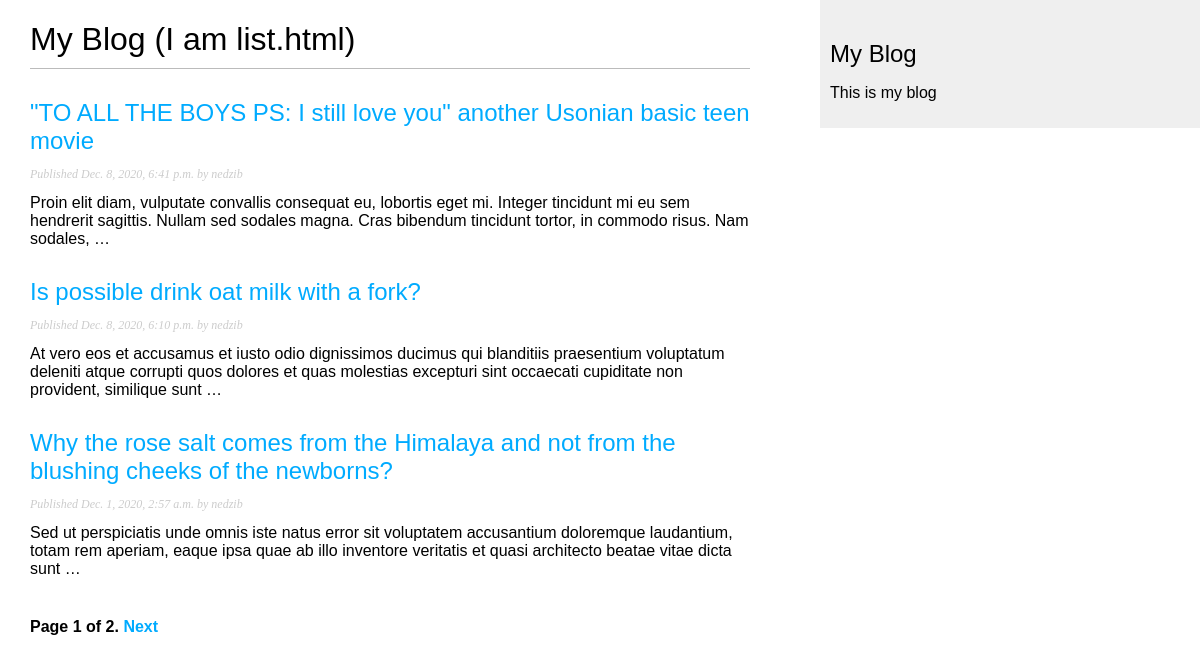
/blog/, run on an earlier commit of the app's database.
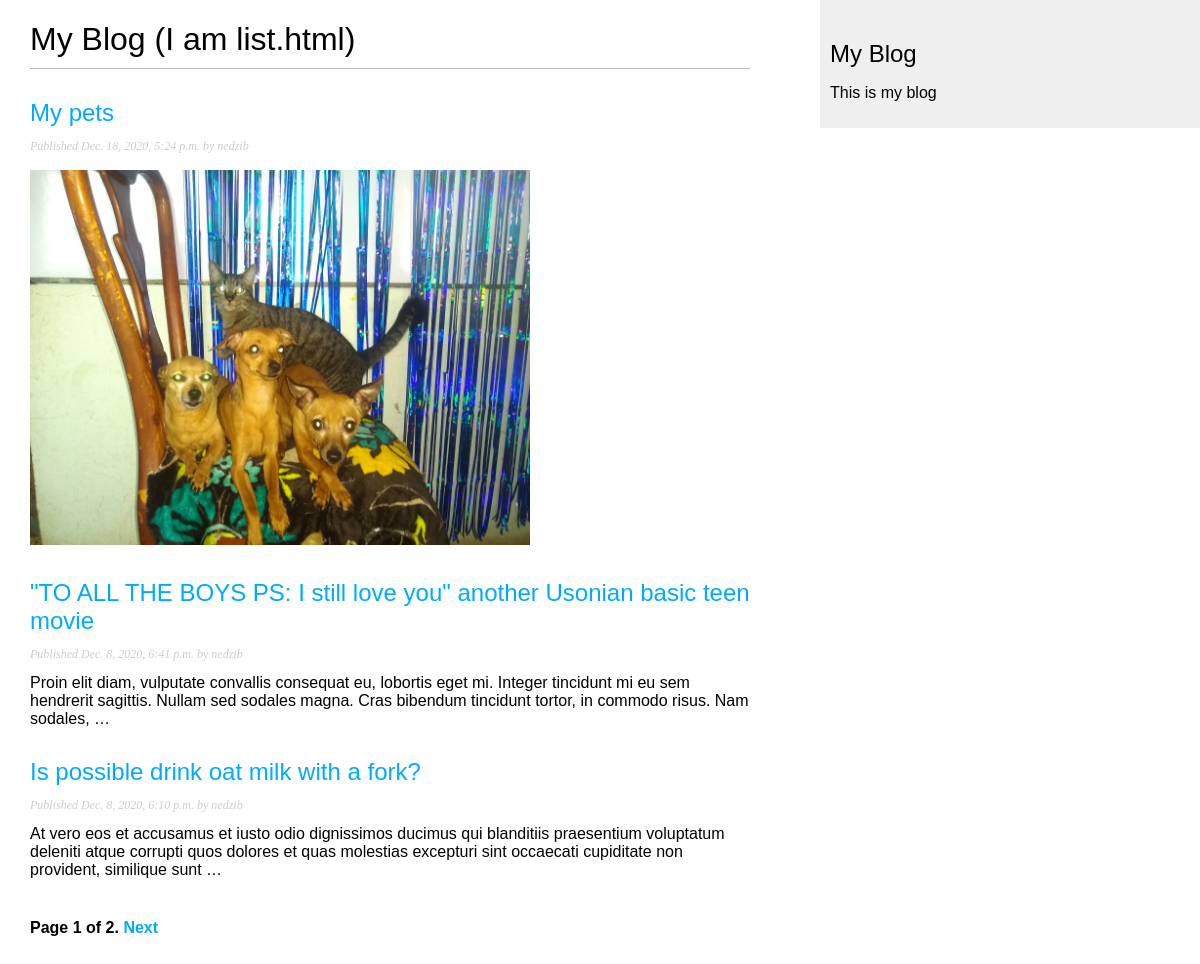
And on a later commit of the database.
### blog/models.py (models this page shows, shortened)
class Post(models.Model):
    objects = models.Manager()  # The default manager.
    published = PublishedManager()  # Our custom manager.
    STATUS_CHOICES = (('draft', 'Draft'), ('published', 'Published'))
    title = models.CharField(max_length=250)
    slug = models.SlugField(max_length=250, unique_for_date='publish')
    author = models.ForeignKey(
        User, on_delete=models.CASCADE, related_name='blog_post')
    body = RichTextUploadingField(blank=True)
    publish = models.DateTimeField(default=timezone.now)
    created = models.DateTimeField(auto_now_add=True)
    updated = models.DateTimeField(auto_now=True)
    status = models.CharField(
        max_length=10, choices=STATUS_CHOICES, default='draft')
    class Meta:
        ordering = ('-publish',)
    def get_absolute_url(self):
        return reverse('blog:post_detail',
                       args=[self.publish.year,
                             self.publish.month,
                             self.publish.day,
                             self.slug])

### blog/views.py (the view)
# urls.py: path('', views.PostListView.as_view(), name='post_list'),
class PostListView(ListView):
    queryset = Post.published.all()
    context_object_name = 'posts'
    paginate_by = 3
    template_name = 'blog/post/list.html'

### blog/templates/blog/post/list.html (shortened to what this page needs)
{% extends "blog/base.html" %}
{% block content %}
<h1>My Blog (I am list.html)</h1>
{% for post in posts %}
<h2>
    <a href="{{ post.get_absolute_url }}">
        {{ post.title }}
    </a>
</h2>
<p class="date">
    Published {{ post.publish }} by {{ post.author }}
</p>
{{ post.body|truncatewords:30|safe }}
{% endfor %}
{% include "pagination.html" with page=page_obj %}
{% endblock %}

### blog/templates/blog/base.html (shortened to what this page needs)
{% load static %}
<!DOCTYPE HTML>
<html>
<head>
    <link rel="stylesheet" href="{% static 'css/blog.css' %}">
</head>
<body>
    <div id="content">
        {% block content %}
        {% endblock %}
    </div>
    <div id="sidebar">
        <h2>My Blog</h2>
        <p>This is my blog</p>
    </div>
</body>
</html>

### blog/templates/pagination.html (shortened to what this page needs)
<div class="pagination">
    <span class="step-links">
        <span class="current">
            Page {{ page.number }} of {{ page.paginator.num_pages }}.
        </span>
        {% if page.has_next %}
        <a href="?page={{ page.next_page_number }}">Next</a>
        {% endif %}
    </span>
</div>

### blog/static/css/blog.css (style rules this page uses)
body { margin:0; padding:0; font-family:helvetica, sans-serif; }
a { color:#00abff; text-decoration:none; }
h1 { font-weight:normal; border-bottom:1px solid #bbb; padding:0 0 10px 0; }
h2 { font-weight:normal; margin:30px 0 0; }
#content { float:left; width:60%; padding:0 0 0 30px; }
#sidebar { float:right; width:30%; padding:10px; background:#efefef; height:100%; }
p.date { color:#ccc; font-family: georgia, serif; font-size: 12px; font-style: italic; }
.pagination { margin:40px 0; font-weight:bold; }

What changed in the data, as far as the page shows it:
no longer on this page (row unchanged): Post: title "Why the rose salt comes from the Himalaya and not from the blushing cheeks of the newborns?", publish "Dec. 1, 2020, 2:57 a.m.", author "nedzib", body "Sed ut perspiciatis unde omnis iste natus error sit voluptatem accusantium doloremque laudantium, totam rem aperiam, eaque ipsa quae ab illo inventore veritatis et quasi architecto beatae vitae dicta sunt …"
added Post: title "My pets", publish "Dec. 18, 2020, 5:24 p.m.", author "nedzib", body (picture)
